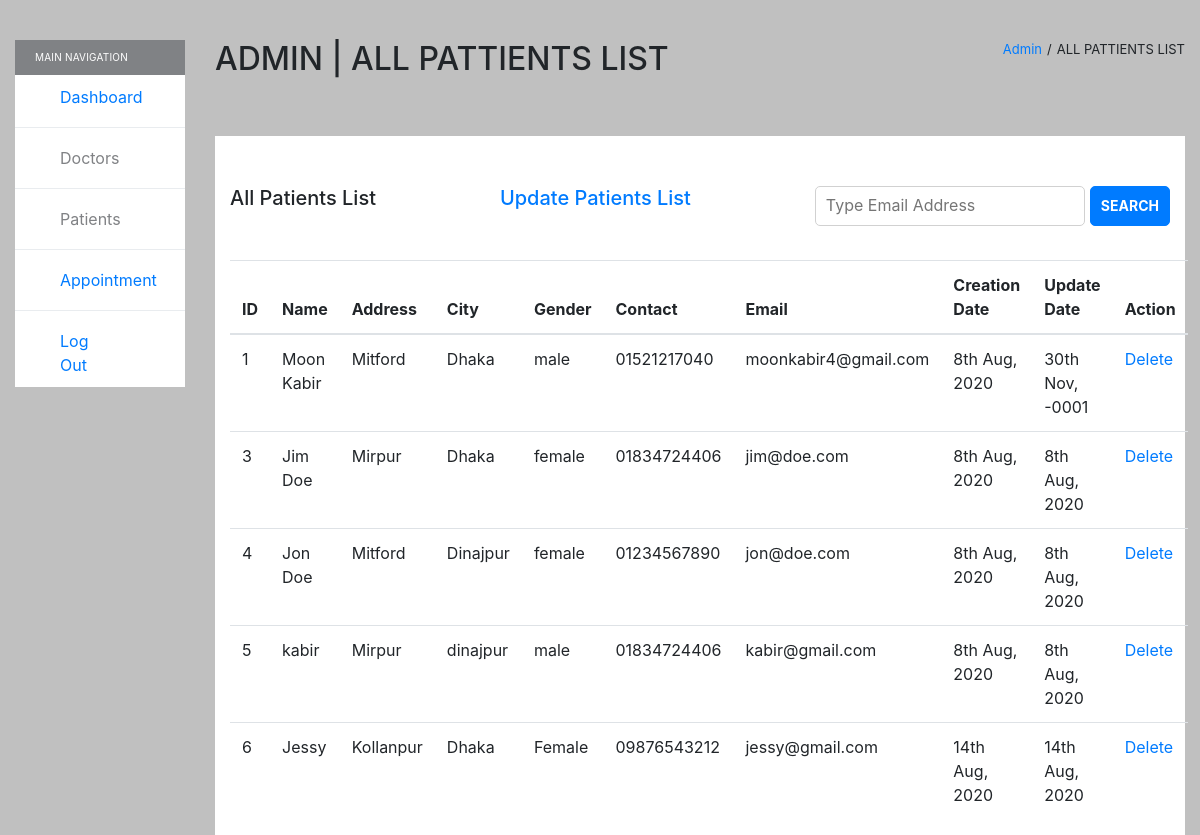
The app's page /project_versity_hospital/admin-managepatients.php (signed in) with its own data.
### tables this page shows
CREATE TABLE IF NOT EXISTS `patients` (
  `id` int(11) NOT NULL AUTO_INCREMENT,
  `name` varchar(255) NOT NULL,
  `address` varchar(255) NOT NULL,
  `city` varchar(255) NOT NULL,
  `gender` varchar(6) NOT NULL,
  `contact` varchar(11) NOT NULL,
  `email` varchar(255) NOT NULL,
  `password` varchar(255) NOT NULL,
  `creationDate` varchar(255) DEFAULT current_timestamp(),
  `updationDate` varchar(255) DEFAULT current_timestamp(),
  PRIMARY KEY (`id`),
  UNIQUE KEY `email` (`email`)
);

### project_versity_hospital/inc/admin/manage-patients-dashboard.php (the view, shortened to what this page needs)
<div class="container-fluid container-fullw bg-white doctor-specialization">
    <div class="row">
        <div class="col-md-12 doctor-specialization-list">
        <div class="d-flex justify-content-between">
            <h5>All Patients List</h5>
            <h5><a class="update" href='admin-edit-patients-manage.php'>Update Patients List</a></h5>
            <form action="admin-pattient-search.php" method="POST" class="pattient-search-form">
                <input type="text" name="search" class="float-right" placeholder="Type Email Address">
                <button id="search-button" class="float-right" name="submit" value="submit">Search</button>
            </form>
        </div>
            <form method="POST">
                <table class="table table-hover" id="sample-table-1">
                    <thead>
                        <tr>
                            <th class="center">ID</th>
                            <th>Name</th>
                            <th>Address</th>
                            <th>City</th>
                            <th>Gender</th>
                            <th>Contact</th>
                            <th>Email</th>
                            <th class="hidden-xs">Creation Date</th>
                            <th class="hidden-xs">Update Date</th>
                            <th>Action</th>
                        </tr>
                    </thead>
                    <tbody>
                    <?php
                    while ($data = mysqli_fetch_assoc($result)) {
                        $ctimestamp = strtotime($data['creationDate']);
                        $utimestamp = strtotime($data['updationDate']);
                        $cdate = date("jS M, Y", $ctimestamp);
                        $udate = date("jS M, Y", $utimestamp);
                    ?>
                    <tr>
                        <td><?php echo $data['id'];?></td>
                        <td><?php echo $data['name'];?></td>
                        <td><?php echo $data['address'];?></td>
                        <td><?php echo $data['city'];?></td>
                        <td><?php echo $data['gender'];?></td>
                        <td><?php echo $data['contact'];?></td>
                        <td><?php echo $data['email'];?></td>
                        <td><?php echo $cdate;?></td>
                        <td><?php echo $udate;?></td>
                        <td>
                            <a class="delete" data-taskid="<?php echo $data['id'];?>" href='#'>Delete</a>
                        </td>
                    </tr>
                    <?php
                        }
                    ?>
                    </tbody>
                </table>
            </form>
        </div>
    </div>
</div>

### project_versity_hospital/assets/css/main.css (style rules this page uses)
a, a:hover { text-decoration: none; }
.bg-color { background-color: silver; }
.doctor-specialization-list { padding-top: 50px; }
.doctor-specialization-list h5 { margin-bottom: 50px; }
.pattient-search-form { display: flex; }
.pattient-search-form input { width: 100%; border: 1px solid #d1d1d1; border-radius: 5px; box-shadow: none; background-color: transparent; height: 40px; padding: 8px 10px 10px 10px; margin-right: 5px; }
.pattient-search-form button { background-color: #007bff; border: 1px solid #007bff; border-radius: 5px; color: #fff; cursor: pointer; display: inline-block; font-weight: 700; text-align: center; text-decoration: none; text-transform: uppercase; white-space: nowrap; height: 40px; padding: 8px 10px 10px 10px; font-size: 14px; }

### records on screen
patients: id "1", name "Moon Kabir", address "Mitford", city "Dhaka", gender "male", contact "01521217040", email "moonkabir4@gmail.com", creationDate "8th Aug, 2020", updationDate "30th Nov, -0001"
patients: id "3", name "Jim Doe", address "Mirpur", city "Dhaka", gender "female", contact "01834724406", email "jim@doe.com", creationDate "8th Aug, 2020", updationDate "8th Aug, 2020"
patients: id "4", name "Jon Doe", address "Mitford", city "Dinajpur", gender "female", contact "01234567890", email "jon@doe.com", creationDate "8th Aug, 2020", updationDate "8th Aug, 2020"
patients: id "5", name "kabir", address "Mirpur", city "dinajpur", gender "male", contact "01834724406", email "kabir@gmail.com", creationDate "8th Aug, 2020", updationDate "8th Aug, 2020"
patients: id "6", name "Jessy", address "Kollanpur", city "Dhaka", gender "Female", contact "09876543212", email "jessy@gmail.com", creationDate "14th Aug, 2020", updationDate "14th Aug, 2020"
